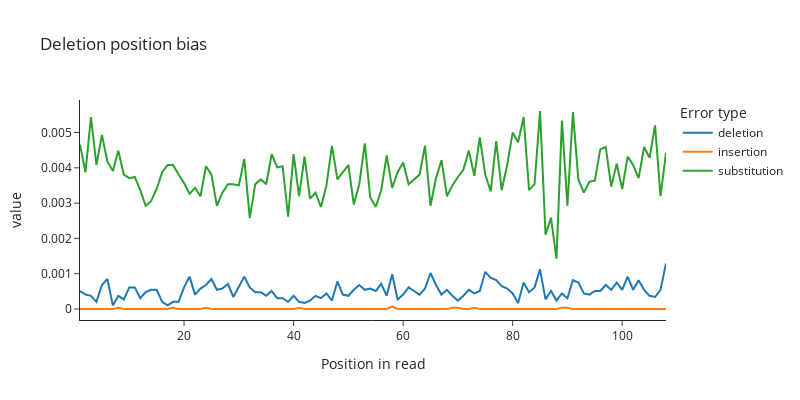

Notebook code cell kept with this figure:
### Markdown cell above
### for all error types together

### Code cell
bias = []
for errortype in ['del', 'ins', 'sub']:
    data = open(f'{path}/{analysis_type}/{errortype}position_fw.txt', 'r').readline().split(',')
    data = [float(d) for d in data]
    bias.append(data)

df = pd.DataFrame(bias, index=['deletion', 'insertion', 'substitution']).T

px.line(
    df,
    x=list(range(1, len(bias[0]) + 1)),
    y=df.columns,
    labels={'x': 'Position in read', 'y': 'Rate of deletions', 'variable': 'Error type'},
    title='Deletion position bias',
    template='simple_white',
    width=800,
    height=400,
    range_y=[0, None],
)
